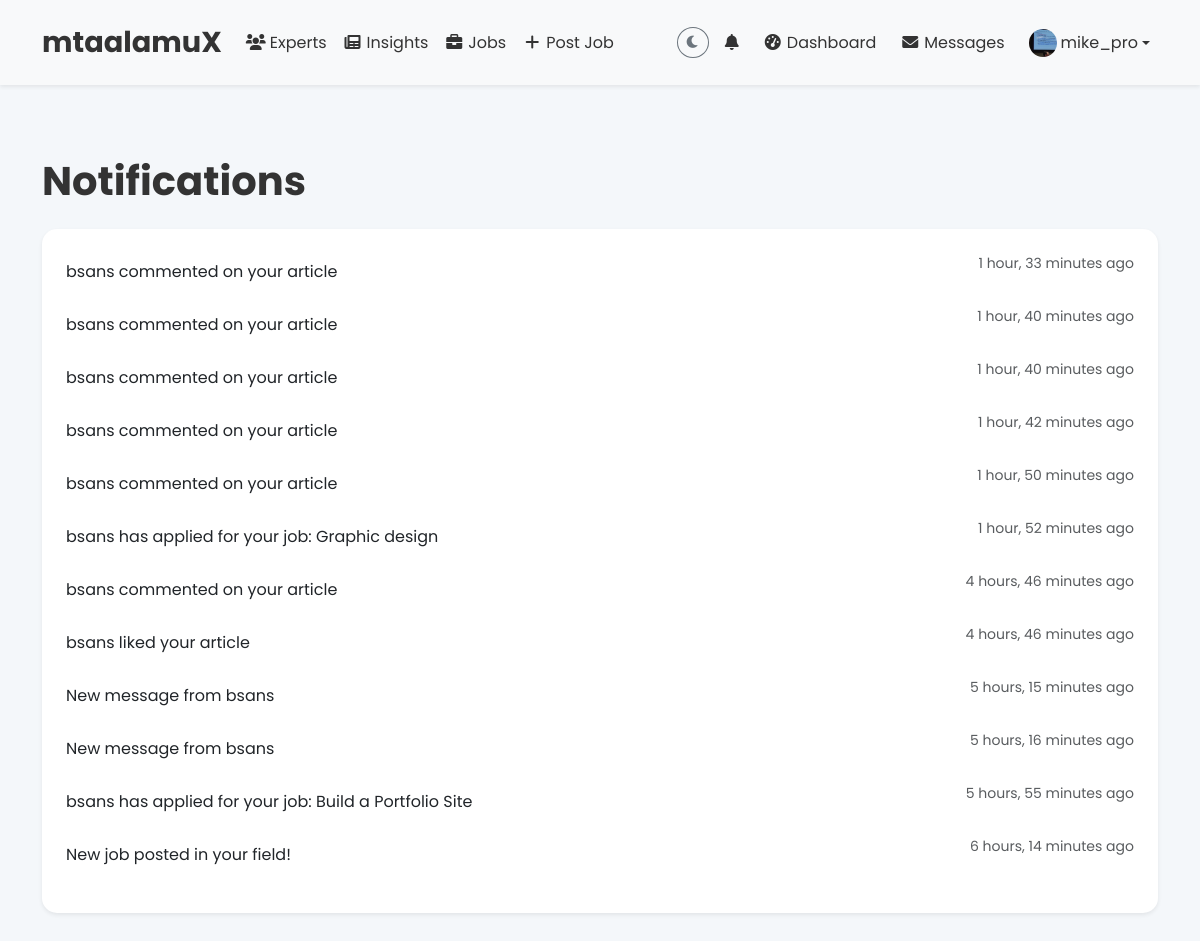
Screenshot of /notifications/ (signed in) with the database file from the repository.
### core/models.py (models this page shows, shortened)
class UserProfile(models.Model):
    user = models.OneToOneField(User, on_delete=models.CASCADE)
    is_professional = models.BooleanField(default=False)
    bio = models.TextField(max_length=1000, blank=True)
    avatar = models.ImageField(upload_to='avatars/', default='default_avatar.jpg')
    interests = models.CharField(max_length=200, blank=True)
    last_seen = models.DateTimeField(auto_now=True)
    theme = models.CharField(max_length=10, choices=[('light', 'Light'), ('dark', 'Dark')], default='light')

class Notification(models.Model):
    user = models.ForeignKey(User, on_delete=models.CASCADE, related_name='notifications')
    message = models.TextField()
    link = models.CharField(max_length=255, blank=True, null=True)
    created_at = models.DateTimeField(auto_now_add=True)
    is_read = models.BooleanField(default=False)

### core/views.py (the view)
# urls.py: path('notifications/', views.notifications, name='notifications'),
@login_required
def notifications(request):
    notifications = request.user.notifications.all().order_by('-created_at')
    if notifications:
        notifications.update(is_read=True)
    return render(request, 'core/notifications.html', {'notifications': notifications})

### core/context_processors.py (called while the page is built)
def unread_notifications(request):
    if request.user.is_authenticated:
        unread_count = Notification.objects.filter(user=request.user, is_read=False).count()
    else:
        unread_count = 0
    return {'unread_notifications': unread_count}

def common_context(request):
    context = {
        'unread_notifications': 0,
        'site_theme': 'light'  # Default theme
    }
    if request.user.is_authenticated:
        context['unread_notifications'] = Notification.objects.filter(
            user=request.user, is_read=False
        ).count()
        try:
            profile = request.user.userprofile
            if profile.theme in ['light', 'dark']: # Validate theme value
                 context['site_theme'] = profile.theme
        except UserProfile.DoesNotExist:
            pass # User has no profile yet, use default theme
    return context

### core/templates/core/notifications.html (shortened to what this page needs)
{% extends 'core/base.html' %}
{% load static %}
{% block content %}
    <div class="container my-5">
        <h1 class="fw-bold mb-4">Notifications</h1>
        <div class="card shadow-sm">
            <div class="card-body">
                {% for notification in notifications %}
                    <div class="d-flex justify-content-between align-items-center mb-3">
                        <p class="mb-0">{{ notification.message }}</p>
                        <p class="text-muted small">{{ notification.created_at|timesince }} ago</p>
                    </div>
                {% empty %}
                    <p class="text-muted">No notifications yet.</p>
                {% endfor %}
            </div>
        </div>
    </div>
{% endblock %}

### core/templates/core/base.html (shortened to what this page needs)
{% load static %}
<!DOCTYPE html>
<html lang="en" class="{% if site_theme == 'dark' %}dark-mode{% endif %} h-100">
<head>
    <link href="https://cdn.jsdelivr.net/npm/bootstrap@5.3.0/dist/css/bootstrap.min.css" rel="stylesheet">
    <link href="https://cdnjs.cloudflare.com/ajax/libs/font-awesome/6.0.0-beta3/css/all.min.css" rel="stylesheet">
    <link rel="stylesheet" href="{% static 'css/styles.css' %}">
</head>
<body class="d-flex flex-column h-100">
    <nav class="navbar navbar-expand-lg {% if site_theme == 'dark' %}navbar-dark bg-dark{% else %}navbar-light bg-light{% endif %} shadow-sm sticky-top">
        <div class="container">
            <a class="navbar-brand fw-bold" href="{% url 'core:home' %}">mtaalamuX</a>
            <div class="collapse navbar-collapse" id="navbarNav">
                <ul class="navbar-nav me-auto mb-2 mb-lg-0">
                    <li class="nav-item"><a class="nav-link" href="{% url 'core:professional_list' %}"><i class="fas fa-users fa-fw me-1"></i>Experts</a></li>
                    <li class="nav-item"><a class="nav-link" href="{% url 'core:insights' %}"><i class="fas fa-newspaper fa-fw me-1"></i>Insights</a></li>
                    <li class="nav-item"><a class="nav-link" href="{% url 'core:job_list' %}"><i class="fas fa-briefcase fa-fw me-1"></i>Jobs</a></li>
                    {% if user.is_authenticated %}
                    <li class="nav-item">
                        <a class="nav-link" href="{% url 'core:post_job' %}" title="Post a Job">
                            <i class="fas fa-plus fa-fw me-1"></i>Post Job
                        </a>
                    </li>
                    {% endif %}
                </ul>
                <ul class="navbar-nav ms-auto align-items-center">
                    <li class="nav-item">
                        <button id="theme-toggle-btn" class="btn btn-sm {% if site_theme == 'dark' %}btn-outline-light{% else %}btn-outline-secondary{% endif %} rounded-circle" type="button" title="Toggle theme" aria-label="Toggle theme">
                            <i class="fas {% if site_theme == 'dark' %}fa-sun{% else %}fa-moon{% endif %}" id="theme-toggle-icon"></i>
                        </button>
                    </li>
                    <li class="nav-item ms-2">
                        <a class="nav-link position-relative" href="{% url 'core:notifications' %}" title="Notifications">
                            <i class="fas fa-bell"></i>
                        </a>
                    </li>
                    {% if user.is_authenticated %}
                        <li class="nav-item ms-2 d-none d-lg-block"><a class="nav-link" href="{% url 'core:dashboard' %}" title="Dashboard"><i class="fas fa-tachometer-alt fa-fw me-1"></i>Dashboard</a></li>
                        <li class="nav-item ms-2 d-none d-lg-block"><a class="nav-link" href="{% url 'core:messages' %}" title="Messages"><i class="fas fa-envelope fa-fw me-1"></i>Messages</a></li>
                        <li class="nav-item dropdown ms-2">
                            <a class="nav-link dropdown-toggle d-flex align-items-center" href="#" id="profileDropdown" role="button" data-bs-toggle="dropdown" aria-expanded="false">
                                <img src="{% if user.userprofile.avatar %}{{ user.userprofile.avatar.url }}{% else %}{% static 'img/default_avatar.jpg' %}{% endif %}" class="rounded-circle me-1" alt="{{ user.username }}'s avatar" style="width: 28px; height: 28px; object-fit: cover;">
                                <span class="d-none d-lg-inline">{{ user.username }}</span>
                            </a>
                        </li>
                    {% endif %}
                </ul>
            </div>
        </div>
    </nav>
    <main class="flex-grow-1 py-4">
        {% block content %}{% endblock %}
    </main>
</body>
</html>

### static/css/styles.css (style rules this page uses)
* { margin: 0; padding: 0; box-sizing: border-box; }
:root { --primary: #007bff; --primary-dark: #0056b3; --secondary: #00c4cc; --secondary-dark: #009b9f; --background-light: #f4f7fa; --background-dark: #1a1a2e; --text-light: #333; --text-dark: #e0e0e0; --card-light: #fff; --card-dark: #2c3034; --muted-light: #6c757d; --muted-dark: #adb5bd; --navbar-dark: #343a40; --navbar-dark-gradient: #495057; }
html, body { height: 100%; margin: 0; }
body { display: flex; flex-direction: column; min-height: 100vh; font-family: 'Poppins', sans-serif; background-color: var(--background-light); color: var(--text-light); transition: background-color 0.3s, color 0.3s; }
main { flex-grow: 1; }
.navbar { padding: 1rem 0; box-shadow: 0 4px 12px rgba(0, 0, 0, 0.1); transition: background-color 0.3s; }
.navbar-light { background-color: var(--background-light); }
.navbar-light .navbar-brand, .navbar-light .navbar-nav .nav-link { color: var(--text-light); }
.navbar-brand { font-size: 1.8rem; }
.card { border: none; border-radius: 15px; background-color: var(--card-light); transition: transform 0.3s, box-shadow 0.3s; }
.card-body { padding: 1.5rem; }
.sticky-top { z-index: 1000; }

### rows the page displays
Notification: message "bsans commented on your article", created_at "1 hour, 33 minutes"
Notification: message "bsans commented on your article", created_at "1 hour, 40 minutes"
Notification: message "bsans commented on your article", created_at "1 hour, 40 minutes"
Notification: message "bsans commented on your article", created_at "1 hour, 42 minutes"
Notification: message "bsans commented on your article", created_at "1 hour, 50 minutes"
Notification: message "bsans has applied for your job: Graphic design", created_at "1 hour, 52 minutes"
Notification: message "bsans commented on your article", created_at "4 hours, 46 minutes"
Notification: message "bsans liked your article", created_at "4 hours, 46 minutes"
Notification: message "New message from bsans", created_at "5 hours, 15 minutes"
Notification: message "New message from bsans", created_at "5 hours, 16 minutes"
Notification: message "bsans has applied for your job: Build a Portfolio Site", created_at "5 hours, 55 minutes"
Notification: message "New job posted in your field!", created_at "6 hours, 14 minutes"

### other values shown
{{ user.username }} "mike_pro"
